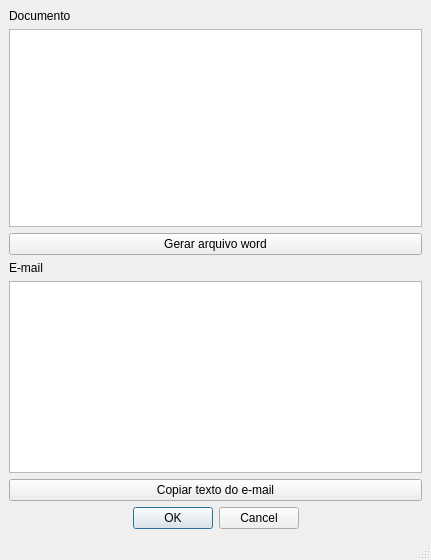
<?xml version="1.0" encoding="UTF-8"?>
<ui version="4.0">
 <class>MainWindow</class>
 <widget class="QMainWindow" name="MainWindow">
  <property name="geometry">
   <rect>
    <x>0</x>
    <y>0</y>
    <width>431</width>
    <height>560</height>
   </rect>
  </property>
  <property name="windowTitle">
   <string>Gerar Convocação</string>
  </property>
  <property name="styleSheet">
   <string notr="true"/>
  </property>
  <widget class="QWidget" name="centralwidget">
   <layout class="QVBoxLayout" name="verticalLayout_2">
    <item>
     <widget class="QLabel" name="label">
      <property name="text">
       <string>Documento</string>
      </property>
     </widget>
    </item>
    <item>
     <widget class="QTextBrowser" name="docText"/>
    </item>
    <item>
     <widget class="QPushButton" name="wordButton">
      <property name="text">
       <string>Gerar arquivo word</string>
      </property>
     </widget>
    </item>
    <item>
     <widget class="QLabel" name="label_2">
      <property name="text">
       <string>E-mail</string>
      </property>
     </widget>
    </item>
    <item>
     <layout class="QVBoxLayout" name="verticalLayout">
      <item>
       <widget class="QTextBrowser" name="emailText"/>
      </item>
      <item>
       <widget class="QPushButton" name="emailButton">
        <property name="text">
         <string>Copiar texto do e-mail</string>
        </property>
       </widget>
      </item>
     </layout>
    </item>
    <item>
     <widget class="QDialogButtonBox" name="buttonBox">
      <property name="standardButtons">
       <set>QDialogButtonBox::Cancel|QDialogButtonBox::Ok</set>
      </property>
      <property name="centerButtons">
       <bool>true</bool>
      </property>
     </widget>
    </item>
   </layout>
  </widget>
  <widget class="QStatusBar" name="statusbar"/>
 </widget>
 <resources/>
 <connections/>
</ui>
